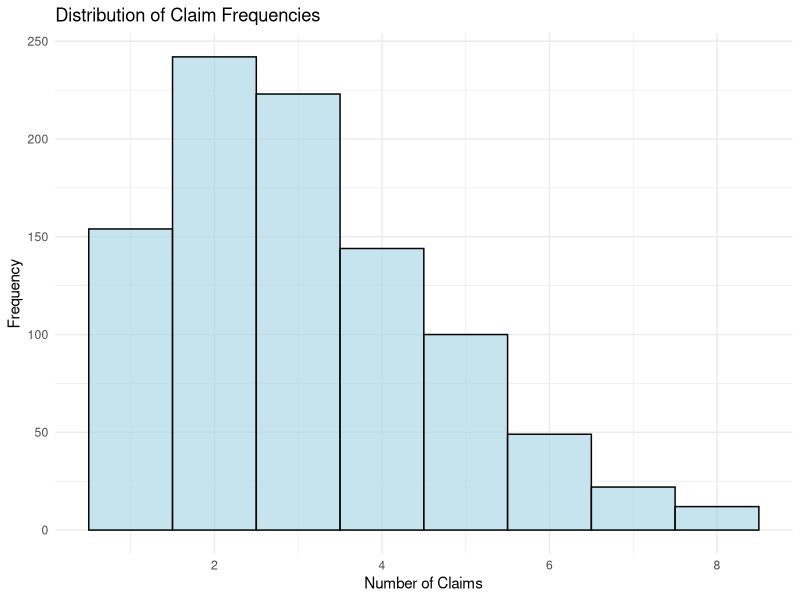
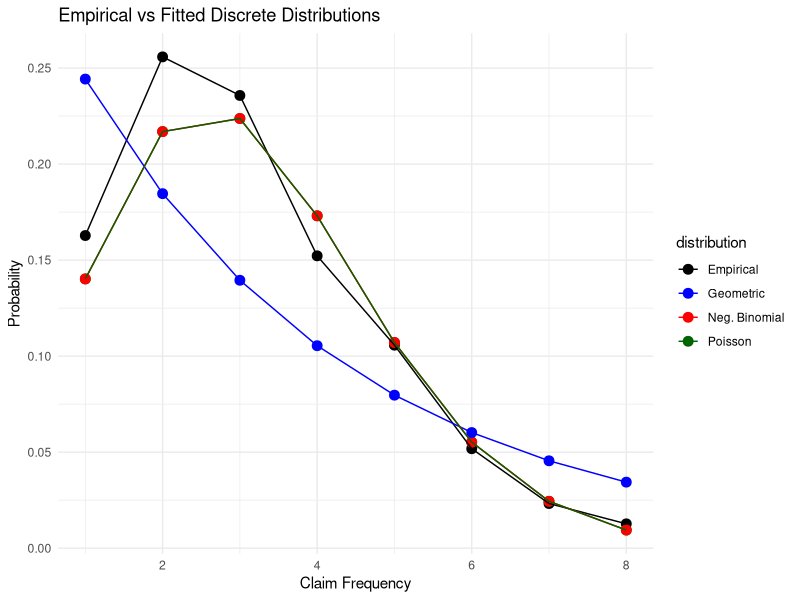
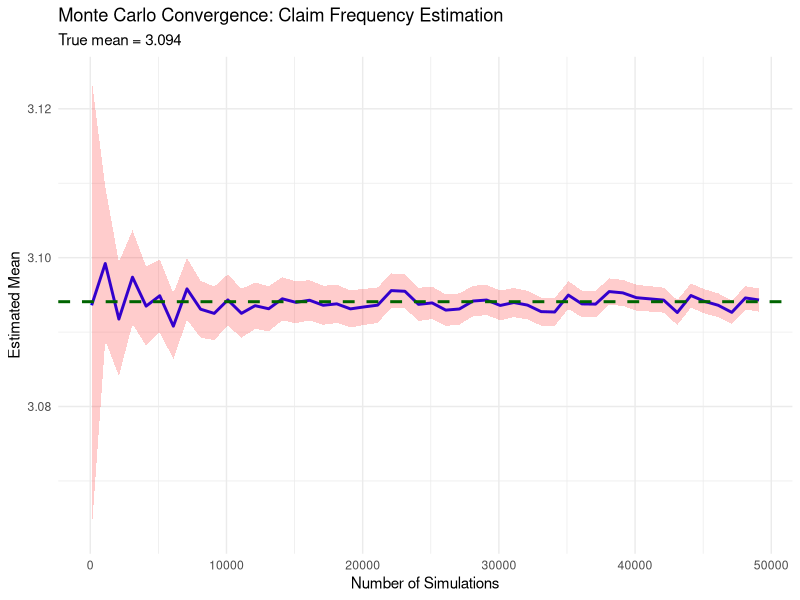
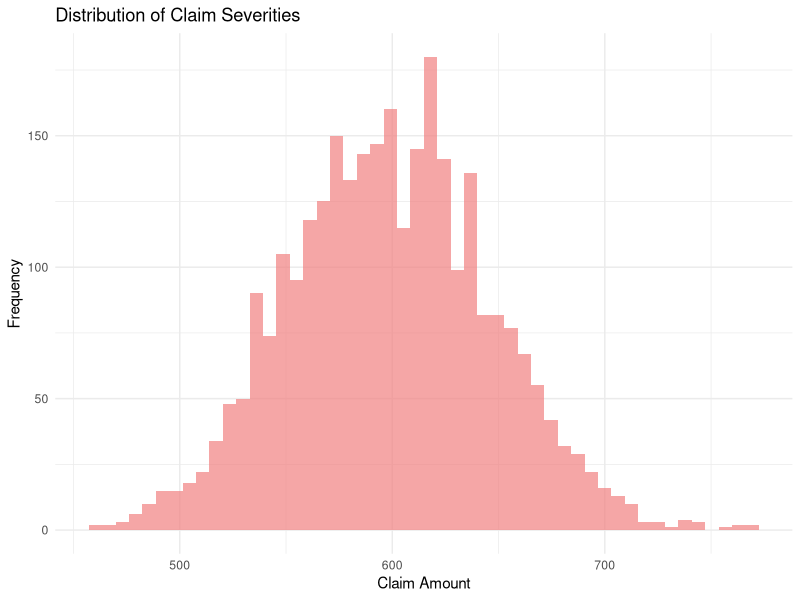
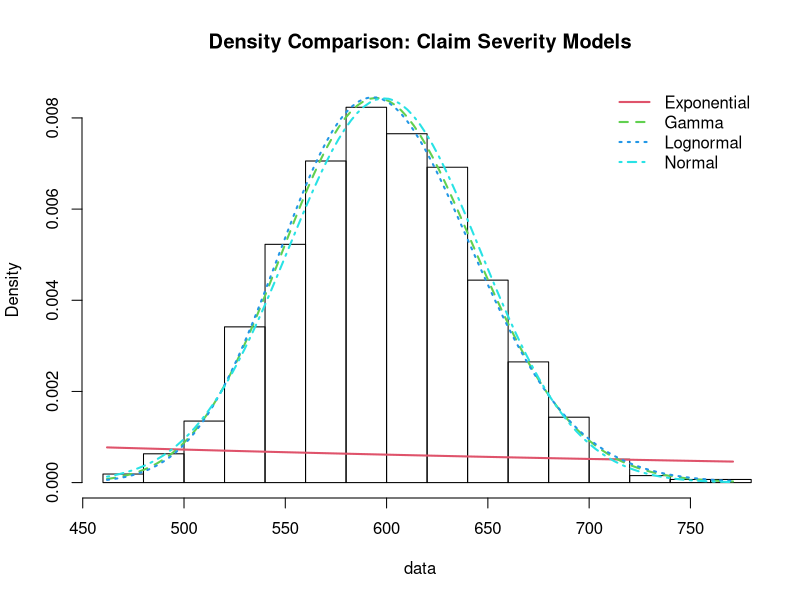
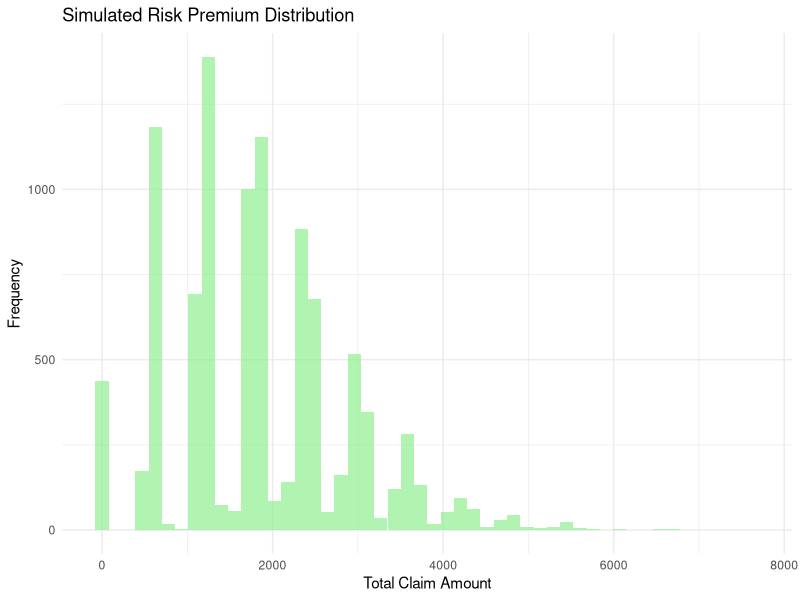
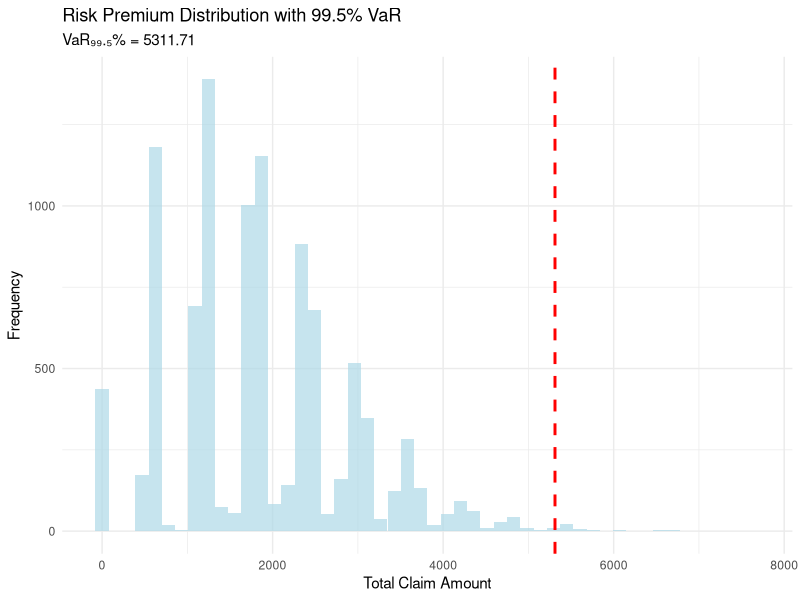

Write the R code that produced these figures, in order.
# Insurance Claims Stochastic Modeling Analysis
# Author: Francesco
# Date: 28/08/2025
# 
# This script applies stochastic modeling techniques to insurance claims data:
# - Frequency Modeling with discrete distributions
# - Severity Modeling with continuous distributions  
# - Monte Carlo Simulation with variance reduction
# - Risk Assessment (VaR and Combined Ratios)

# Load required libraries
library(fitdistrplus)
library(ggplot2)
library(knitr)
library(dplyr)

# ==============================================================================
# DATA LOADING AND PREPROCESSING
# ==============================================================================

# Load and examine the dataset
data <- read.csv("DATA_SET_4.csv", sep = ";")
cat("Original dataset dimensions:", dim(data), "\n")

# Data cleaning pipeline
data$X <- NULL  # Remove unnecessary column

# Remove policies with zero claims (no claims experience)
data <- data[data$CLM_FREQ != 0, ]

# Clean premium column - remove spaces and convert to numeric
data$PREMIUM <- as.numeric(gsub(" ", "", data$PREMIUM))

# Clean claim amount columns (CLM_AMT_1 through CLM_AMT_8)
for (i in 1:8) {
  col_name <- paste0("CLM_AMT_", i)
  data[[col_name]] <- gsub(" ", "", data[[col_name]])  # Remove spaces
  data[[col_name]][data[[col_name]] %in% c("-", "")] <- "0"  # Replace missing with 0
  data[[col_name]] <- as.integer(data[[col_name]])  # Convert to integer
  data <- data[data[[col_name]] >= 0, ]  # Remove negative values
}

# Calculate total claim amounts per policy
data$TOTAL_CLM_AMT <- rowSums(data[, paste0("CLM_AMT_", 1:8)], na.rm = TRUE)

cat("Cleaned dataset dimensions:", dim(data), "\n")

# ==============================================================================
# CLAIM FREQUENCY ANALYSIS
# ==============================================================================

# Visualize claim frequency distribution
frequency_plot <- ggplot(data, aes(x = CLM_FREQ)) +
  geom_histogram(binwidth = 1, fill = "lightblue", color = "black", alpha = 0.7) +
  labs(title = "Distribution of Claim Frequencies",
       x = "Number of Claims", y = "Frequency") +
  theme_minimal()
print(frequency_plot)

# Fit discrete distributions to claim frequency
fit_poisson <- fitdist(data$CLM_FREQ, "pois", method = "mle")
fit_nbinom <- fitdist(data$CLM_FREQ, "nbinom", method = "mle")
fit_geom <- fitdist(data$CLM_FREQ, "geom", method = "mle")

# Compare model fits using AIC and Chi-squared
fit_list <- list(Poisson = fit_poisson, 
                 NegBinomial = fit_nbinom,
                 Geometric = fit_geom)

gof <- gofstat(fit_list)

# Create comparison table
comparison_table <- data.frame(
  AIC = round(gof$aic, 2),
  Chi_Squared = round(gof$chisq, 2)
) %>% arrange(AIC)

print("Model Comparison for Claim Frequency:")
print(comparison_table)
# Result: Poisson distribution provides the best fit based on AIC criterion

# Visualize fitted vs empirical distributions
obs_counts <- table(data$CLM_FREQ)
obs_probs <- obs_counts / sum(obs_counts)
x_vals <- as.integer(names(obs_counts))

# Calculate fitted probabilities for each distribution
pois_probs <- dpois(x_vals, lambda = fit_poisson$estimate)
nbinom_probs <- dnbinom(x_vals, size = fit_nbinom$estimate["size"],
                        mu = fit_nbinom$estimate["mu"])
geom_probs <- dgeom(x_vals - 1, prob = fit_geom$estimate)

# Create visualization comparing all distributions
plot_data <- data.frame(
  x = rep(x_vals, 4),
  probability = c(obs_probs, pois_probs, nbinom_probs, geom_probs),
  distribution = rep(c("Empirical", "Poisson", "Neg. Binomial", "Geometric"), 
                     each = length(x_vals))
)

dist_comparison_plot <- ggplot(plot_data, aes(x = x, y = probability, color = distribution)) +
  geom_point(size = 3) + geom_line() +
  labs(title = "Empirical vs Fitted Discrete Distributions",
       x = "Claim Frequency", y = "Probability") +
  theme_minimal() +
  scale_color_manual(values = c("black", "blue", "red", "darkgreen"))
print(dist_comparison_plot)

# ==============================================================================
# MONTE CARLO ESTIMATION WITH VARIANCE REDUCTION
# ==============================================================================

set.seed(2025)
observed_mean <- mean(data$CLM_FREQ)

# Standard Monte Carlo estimation function
plot_monte_carlo <- function(max_simulations = 50000, step = 1000, sample_size = 100) {
  results <- data.frame(Simulation = integer(), Estimator = numeric(), 
                        Lower_CI = numeric(), Upper_CI = numeric())
  
  for (num_sims in seq(100, max_simulations, by = step)) {
    # Generate simulations and calculate estimator
    sims <- replicate(num_sims, mean(rpois(sample_size, lambda = observed_mean)))
    
    # Calculate confidence intervals
    mean_est <- mean(sims)
    sd_est <- sd(sims)
    alpha <- 0.05
    z_value <- qnorm(1 - alpha/2)
    lower_ci <- mean_est - z_value * (sd_est / sqrt(num_sims))
    upper_ci <- mean_est + z_value * (sd_est / sqrt(num_sims))
    
    results <- rbind(results, data.frame(
      Simulation = num_sims, Estimator = mean_est,
      Lower_CI = lower_ci, Upper_CI = upper_ci
    ))
  }
  
  return(list(results = results, final_variance = var(sims), final_estimate = mean(sims)))
}

# Run standard Monte Carlo
mc_standard <- plot_monte_carlo()

# Visualize convergence
mc_plot <- ggplot(mc_standard$results, aes(x = Simulation)) +
  geom_line(aes(y = Estimator), color = "blue", size = 1) +
  geom_ribbon(aes(ymin = Lower_CI, ymax = Upper_CI), alpha = 0.2, fill = "red") +
  geom_hline(yintercept = observed_mean, linetype = "dashed", 
             color = "darkgreen", size = 1) +
  labs(title = "Monte Carlo Convergence: Claim Frequency Estimation",
       subtitle = paste("True mean =", round(observed_mean, 3)),
       x = "Number of Simulations", y = "Estimated Mean") +
  theme_minimal()
print(mc_plot)

# Antithetic variates for variance reduction
set.seed(2025)
sample_size <- 100
num_simulations <- 50000

# Generate antithetic variates using inverse CDF method
anthitetic_sim <- replicate(num_simulations, {
  u <- runif(sample_size)
  x1 <- qpois(u, lambda = observed_mean)        # Original sample
  x2 <- qpois(1 - u, lambda = observed_mean)    # Antithetic sample
  mean(c(x1, x2))
})

# Compare variance reduction effectiveness
variance_comparison <- data.frame(
  Method = c("Standard MC", "Antithetic Variates"),
  Estimate = c(mc_standard$final_estimate, mean(anthitetic_sim)),
  Variance = c(mc_standard$final_variance, var(anthitetic_sim))
)

print("Variance Reduction Comparison:")
print(variance_comparison)

# ==============================================================================
# CLAIM SEVERITY ANALYSIS
# ==============================================================================

# Extract individual claim amounts (severity data)
selected_columns <- data[, paste0("CLM_AMT_", 1:8)]
severity_matrix <- as.matrix(selected_columns)
severity_vector <- as.vector(severity_matrix)
severity_vector <- severity_vector[severity_vector > 0]  # Remove zero claims

# Visualize severity distribution
severity_hist <- ggplot(data.frame(severity = severity_vector), aes(x = severity)) +
  geom_histogram(bins = 50, fill = "lightcoral", alpha = 0.7) +
  labs(title = "Distribution of Claim Severities",
       x = "Claim Amount", y = "Frequency") +
  theme_minimal()
print(severity_hist)

# Fit continuous distributions to claim severity
fit_exp <- fitdist(severity_vector, "exp", method = "mle")
fit_gamma <- fitdist(severity_vector, "gamma", method = "mle")
fit_lnorm <- fitdist(severity_vector, "lnorm", method = "mle")
fit_norm <- fitdist(severity_vector, "norm", method = "mle")

# Density comparison plot
denscomp(
  list(fit_exp, fit_gamma, fit_lnorm, fit_norm),
  legendtext = c("Exponential", "Gamma", "Lognormal", "Normal"),
  main = "Density Comparison: Claim Severity Models",
  fitlwd = 2
)

# Goodness-of-fit comparison using AIC and Kolmogorov-Smirnov test
gof_severity <- gofstat(
  list(fit_exp, fit_gamma, fit_lnorm, fit_norm),
  fitnames = c("Exponential", "Gamma", "Lognormal", "Normal")
)

severity_results <- data.frame(
  AIC = c(fit_exp$aic, fit_gamma$aic, fit_lnorm$aic, fit_norm$aic),
  KS_Statistic = gof_severity$ks
) %>% arrange(KS_Statistic)

print("Model Comparison for Claim Severity:")
print(severity_results)
# Result: Normal distribution provides the best fit based on KS test

# Stratified sampling for variance reduction
set.seed(2025)
mean_norm <- fit_norm$estimate["mean"]
sd_norm <- fit_norm$estimate["sd"]

sample_size <- 100
num_simulations <- 10000

# Standard Monte Carlo for severity
sims_standard <- replicate(num_simulations, {
  x <- rnorm(sample_size, mean = mean_norm, sd = sd_norm)
  mean(x)
})

# Stratified sampling - divide [0,1] into equal intervals
sims_stratified <- replicate(num_simulations, {
  u <- (1:sample_size - runif(sample_size)) / sample_size
  x <- qnorm(u, mean = mean_norm, sd = sd_norm)
  mean(x)
})

# Compare results
severity_mc_results <- data.frame(
  Method = c("Standard MC", "Stratified Sampling"),
  Estimate = c(mean(sims_standard), mean(sims_stratified)),
  Variance = c(var(sims_standard), var(sims_stratified))
)

print("Severity Estimation: Variance Reduction Results:")
print(severity_mc_results)

# ==============================================================================
# RISK PREMIUM CALCULATION
# ==============================================================================

# Compound Poisson model: S = X₁ + X₂ + ... + Xₙ where N ~ Poisson(λ)
# N represents claim frequency, X_i represents claim severity
set.seed(2025)
n_simulations <- 10000
risk_premiums <- numeric(n_simulations)

# Simulate aggregate claims for each policy
for (i in 1:n_simulations) {
  n_claims <- rpois(1, lambda = observed_mean)  # Draw number of claims
  if (n_claims > 0) {
    # Draw claim amounts and sum them
    claim_amounts <- rnorm(n_claims, mean = mean_norm, sd = sd_norm)
    risk_premiums[i] <- sum(claim_amounts)
  } else {
    risk_premiums[i] <- 0  # No claims
  }
}

# Visualize risk premium distribution
risk_premium_plot <- ggplot(data.frame(premium = risk_premiums), aes(x = premium)) +
  geom_histogram(bins = 50, fill = "lightgreen", alpha = 0.7) +
  labs(title = "Simulated Risk Premium Distribution",
       x = "Total Claim Amount", y = "Frequency") +
  theme_minimal()
print(risk_premium_plot)

# Compare simulated vs empirical risk premiums
risk_comparison <- data.frame(
  Metric = c("Simulated Risk Premium", "Empirical Risk Premium", "Average Premium Paid"),
  Value = c(mean(risk_premiums), mean(data$TOTAL_CLM_AMT), mean(data$PREMIUM))
)

print("Risk Premium Comparison:")
print(risk_comparison)

# ==============================================================================
# RISK MANAGEMENT METRICS
# ==============================================================================

# Value-at-Risk (VaR) at 99.5% confidence level
confidence_level <- 0.995
var_99_5 <- quantile(risk_premiums, confidence_level)

cat("99.5% Value-at-Risk:", round(var_99_5, 2), "\n")
cat("This represents the economic capital needed to cover claims 99.5% of the time.\n")
cat("Probability of ruin:", (1 - confidence_level) * 100, "%\n")

# Visualize VaR
var_plot <- ggplot(data.frame(premium = risk_premiums), aes(x = premium)) +
  geom_histogram(bins = 50, fill = "lightblue", alpha = 0.7) +
  geom_vline(xintercept = var_99_5, color = "red", linetype = "dashed", size = 1) +
  labs(title = "Risk Premium Distribution with 99.5% VaR",
       x = "Total Claim Amount", y = "Frequency",
       subtitle = paste("VaR₉₉.₅% =", round(var_99_5, 2))) +
  theme_minimal()
print(var_plot)

# Combined Ratio Analysis
combined_ratio <- mean(data$TOTAL_CLM_AMT) / mean(data$PREMIUM)

cat("Combined Ratio:", round(combined_ratio, 3), "\n")

if (combined_ratio > 1) {
  cat("Result: Reinsurance is recommended (Combined Ratio > 1)\n")
  cat("Claims exceed premiums by", round((combined_ratio - 1) * 100, 1), "%\n")
} else {
  cat("Result: No reinsurance needed (Combined Ratio ≤ 1)\n")
}

# Reinsurance threshold analysis including administrative costs
admin_cost_rate <- 0.10  # 10% administrative costs
admin_costs <- admin_cost_rate * mean(data$PREMIUM)

sorted_claims <- sort(data$TOTAL_CLM_AMT)
combined_ratios <- (sorted_claims + admin_costs) / mean(data$PREMIUM)

# Find the first claim amount where combined ratio exceeds 1
reinsurance_threshold <- sorted_claims[which(combined_ratios > 1)[1]]

cat("\nRecommended reinsurance threshold (including 10% admin costs):", 
    round(reinsurance_threshold, 2), "\n")
